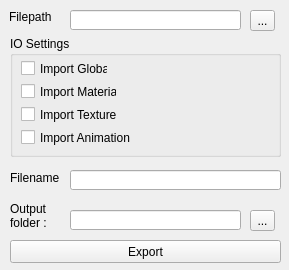
<?xml version="1.0" encoding="UTF-8"?>
<ui version="4.0">
 <class>FBX2MSHClass</class>
 <widget class="QWidget" name="FBX2MSHClass">
  <property name="geometry">
   <rect>
    <x>0</x>
    <y>0</y>
    <width>289</width>
    <height>270</height>
   </rect>
  </property>
  <property name="minimumSize">
   <size>
    <width>289</width>
    <height>270</height>
   </size>
  </property>
  <property name="maximumSize">
   <size>
    <width>289</width>
    <height>270</height>
   </size>
  </property>
  <property name="windowTitle">
   <string>Fbx2Msh</string>
  </property>
  <widget class="QLabel" name="label">
   <property name="geometry">
    <rect>
     <x>9</x>
     <y>9</y>
     <width>45</width>
     <height>16</height>
    </rect>
   </property>
   <property name="text">
    <string>Filepath :</string>
   </property>
  </widget>
  <widget class="QLineEdit" name="filepath">
   <property name="geometry">
    <rect>
     <x>70</x>
     <y>10</y>
     <width>171</width>
     <height>20</height>
    </rect>
   </property>
  </widget>
  <widget class="QToolButton" name="path_button">
   <property name="geometry">
    <rect>
     <x>250</x>
     <y>10</y>
     <width>25</width>
     <height>21</height>
    </rect>
   </property>
   <property name="text">
    <string>...</string>
   </property>
  </widget>
  <widget class="QLabel" name="label_2">
   <property name="geometry">
    <rect>
     <x>10</x>
     <y>170</y>
     <width>51</width>
     <height>16</height>
    </rect>
   </property>
   <property name="text">
    <string>Filename :</string>
   </property>
  </widget>
  <widget class="QLineEdit" name="filname">
   <property name="geometry">
    <rect>
     <x>70</x>
     <y>170</y>
     <width>211</width>
     <height>20</height>
    </rect>
   </property>
  </widget>
  <widget class="QPushButton" name="exportButton">
   <property name="geometry">
    <rect>
     <x>10</x>
     <y>240</y>
     <width>271</width>
     <height>23</height>
    </rect>
   </property>
   <property name="maximumSize">
    <size>
     <width>16777215</width>
     <height>270</height>
    </size>
   </property>
   <property name="text">
    <string>Export</string>
   </property>
  </widget>
  <widget class="QGroupBox" name="groupBox">
   <property name="geometry">
    <rect>
     <x>10</x>
     <y>36</y>
     <width>271</width>
     <height>121</height>
    </rect>
   </property>
   <property name="minimumSize">
    <size>
     <width>0</width>
     <height>100</height>
    </size>
   </property>
   <property name="baseSize">
    <size>
     <width>0</width>
     <height>0</height>
    </size>
   </property>
   <property name="title">
    <string>IO Settings</string>
   </property>
   <property name="flat">
    <bool>false</bool>
   </property>
   <property name="checkable">
    <bool>false</bool>
   </property>
   <widget class="QCheckBox" name="iglobal">
    <property name="geometry">
     <rect>
      <x>11</x>
      <y>24</y>
      <width>87</width>
      <height>17</height>
     </rect>
    </property>
    <property name="text">
     <string>Import Global</string>
    </property>
   </widget>
   <widget class="QCheckBox" name="itex">
    <property name="geometry">
     <rect>
      <x>11</x>
      <y>70</y>
      <width>96</width>
      <height>17</height>
     </rect>
    </property>
    <property name="text">
     <string>Import Texture</string>
    </property>
   </widget>
   <widget class="QCheckBox" name="imaterial">
    <property name="geometry">
     <rect>
      <x>11</x>
      <y>47</y>
      <width>96</width>
      <height>17</height>
     </rect>
    </property>
    <property name="text">
     <string>Import Material</string>
    </property>
   </widget>
   <widget class="QCheckBox" name="ianim">
    <property name="geometry">
     <rect>
      <x>11</x>
      <y>93</y>
      <width>110</width>
      <height>17</height>
     </rect>
    </property>
    <property name="text">
     <string>Import Animations</string>
    </property>
   </widget>
  </widget>
  <widget class="QLabel" name="label_3">
   <property name="geometry">
    <rect>
     <x>10</x>
     <y>200</y>
     <width>51</width>
     <height>31</height>
    </rect>
   </property>
   <property name="text">
    <string>Output 
folder :</string>
   </property>
  </widget>
  <widget class="QLineEdit" name="outpath">
   <property name="geometry">
    <rect>
     <x>70</x>
     <y>210</y>
     <width>171</width>
     <height>20</height>
    </rect>
   </property>
  </widget>
  <widget class="QToolButton" name="outDir_button">
   <property name="geometry">
    <rect>
     <x>250</x>
     <y>210</y>
     <width>25</width>
     <height>21</height>
    </rect>
   </property>
   <property name="text">
    <string>...</string>
   </property>
  </widget>
 </widget>
 <layoutdefault spacing="6" margin="11"/>
 <resources>
  <include location="FBX2MSH.qrc"/>
 </resources>
 <connections>
  <connection>
   <sender>path_button</sender>
   <signal>clicked()</signal>
   <receiver>FBX2MSHClass</receiver>
   <slot>Filepath()</slot>
   <hints>
    <hint type="sourcelabel">
     <x>268</x>
     <y>18</y>
    </hint>
    <hint type="destinationlabel">
     <x>285</x>
     <y>28</y>
    </hint>
   </hints>
  </connection>
  <connection>
   <sender>exportButton</sender>
   <signal>clicked()</signal>
   <receiver>FBX2MSHClass</receiver>
   <slot>Export()</slot>
   <hints>
    <hint type="sourcelabel">
     <x>127</x>
     <y>212</y>
    </hint>
    <hint type="destinationlabel">
     <x>72</x>
     <y>233</y>
    </hint>
   </hints>
  </connection>
  <connection>
   <sender>outDir_button</sender>
   <signal>clicked()</signal>
   <receiver>FBX2MSHClass</receiver>
   <slot>Outpath()</slot>
   <hints>
    <hint type="sourcelabel">
     <x>255</x>
     <y>217</y>
    </hint>
    <hint type="destinationlabel">
     <x>284</x>
     <y>198</y>
    </hint>
   </hints>
  </connection>
 </connections>
 <slots>
  <slot>Filepath()</slot>
  <slot>Outpath()</slot>
  <slot>Export()</slot>
 </slots>
</ui>
